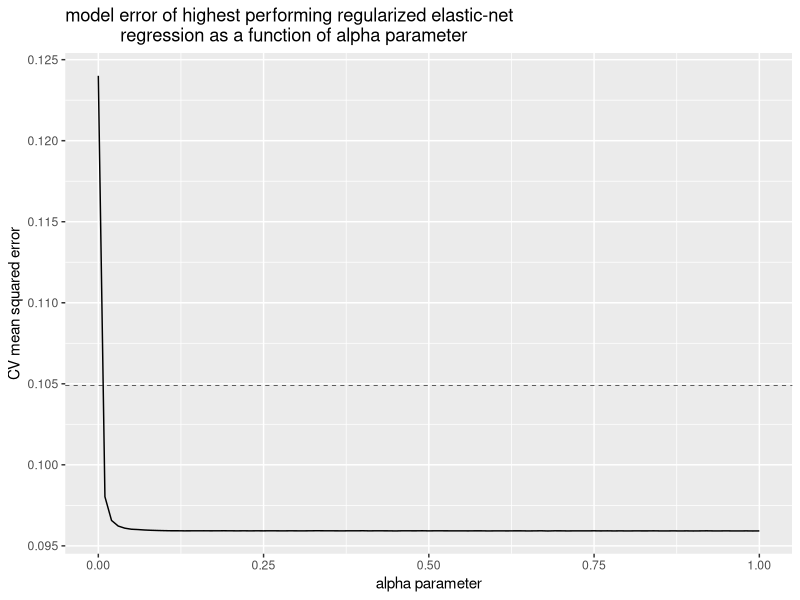

The R source for this figure:
## ---- chunk 1
#nice pca
library(ggplot2)
# Embedded feature selection (ridge, Lasso, Elastic-Net)
library(glmnet)
## ---- chunk 2
data <- read.csv('data/iris_processed.csv')
obs <- data[,-1]
## ---- chunk 3

# Code for a train/validation/test split and evaluation of two models

trainValTestLM <-function(seed = 42){
  set.seed(seed) # fix random seed for reproducible results
  # Generate random index
  idx = sample(c('train','validation','test'),nrow(obs),replace=TRUE,prob = c(0.6,0.2,0.2))
  # Sanity check
  #table(idx)

  # split X
  X.train = obs[which(idx == 'train'),]
  X.val = obs[which(idx == 'validation'),]
  X.test = obs[which(idx == 'test'),]

  # Fit model with only sepal width predictor
  fit1 <- lm(sepal_length ~ sepal_width, data = X.train)
  # Fit model with all predictors
  fit2 <- lm(sepal_length ~ ., data = X.train)

  
  # Evaluate both models on training (BAD)
  preds.train1 = predict(fit1,X.train)
  preds.train2 = predict(fit2,X.train)

  # Evaluate both models on validation
  preds1 = predict(fit1,X.val)
  preds2 = predict(fit2,X.val)
  
  # One performance measure is the Mean Square Error (MSE) between actual and predicted values:
  
  #### train ####
  # Model 1
  mse.train1 = mean((X.train[,1] - preds1)^2)
  # Model 2
  mse.train2 = mean((X.train[,1] - preds2)^2)
  
  #### validation ####
  # Model 1
  mse1 = mean((X.val[,1] - preds1)^2)
  # Model 2
  mse2 = mean((X.val[,1] - preds2)^2)

  
  #select best model
  if( mse1 < mse2 ){
    best.model = fit1
    best = 1
  }else{
    best.model = fit2
    best = 2
  }
  
  # Do test prediction
  preds.test = predict(best.model,X.test)
  # Get MSE for the test set
  mse.test = mean((X.test[,1] - preds.test)^2)
  #return informations 
  return(list('best.model' = best, 'model1' = fit1, 'model2' = fit2, 'train.perfs.1' = mse.train1, 'train.perfs.2' = mse.train2, 'val.perfs.1' = mse1, 'val.perfs.2' = mse2,'test.perfs' = mse.test))
  
}

#Call function for one random seed
results = trainValTestLM(seed = 42)
## ---- chunk 4
cat('Model 1 performance on Train set:',results$train.perfs.1,'\n')
cat('Model 1 performance on Validation set:',results$val.perfs.1,'\n')

cat('Model 2 performance on Train set:',results$train.perfs.2,'\n')
cat('Model 2 performance on Validation set:',results$val.perfs.2,'\n')


cat('Best model (', results$best.model,') performance on Test set:',results$test.perfs,'\n')

## ---- chunk 5
#Call function for a different seed
results = trainValTestLM(seed = 89)
## ---- chunk 6
cat('Model 1 performance on Train set:',results$train.perfs.1,'\n')
cat('Model 1 performance on Validation set:',results$val.perfs.1,'\n')

cat('Model 2 performance on Train set:',results$train.perfs.2,'\n')
cat('Model 2 performance on Validation set:',results$val.perfs.2,'\n')


cat('Best model (', results$best.model,') performance on Test set:',results$test.perfs,'\n')

## ---- chunk 7
# Code for a cross-validation evaluation
set.seed(42) # fix random seed for reproducible results
# Number of folds/rounds
nfolds = 10
# Generate random index
idx = sample(1:nfolds,nrow(obs),replace=TRUE)
# Sanity check
table(idx)

# Initiate vectors for storing predictions from 2 models
preds1 = rep(0,nrow(obs))
preds2 = rep(0,nrow(obs))

# Loop/Rotation over the different folds
for(fold in 1:nfolds){
  #get index of test fold
  test.idx = which(idx == fold)
  # split train/test
  X.test = obs[test.idx,]
  X.train = obs[-test.idx,]
  # Fit model with only sepal width predictor
  fit1 <- lm(sepal_length ~ sepal_width, data = X.train)
  # Fit model with all predictors
  fit2 <- lm(sepal_length ~ ., data = X.train)

  # Evaluate both models on validation
  preds1[test.idx] = predict(fit1,X.test)
  preds2[test.idx] = predict(fit2,X.test)
}

# In terms of Mean Square Error (MSE) ~ average of residuals
# Model 1
mean((obs[,1] - preds1)^2)
# Model 2
mean((obs[,1] - preds2)^2)

## ---- chunk 8
# Code for a cross-validation evaluation
set.seed(42) # fix random seed for reproducible results
# Number of folds/rounds
nfolds = 10
# Generate random index
idx = sample(1:nfolds,nrow(obs),replace=TRUE) 

#define alpha parameter
alphas <- seq(from = 0, to = 1, by = 0.01)

#define output
mses <- rep(0,length(alphas))

#loop over alpha values
for(i in 1:length(alphas)){
  # cv.glmnet function does the CV loop for the different folds
  cvfits <- cv.glmnet(x=as.matrix(obs[,-1]), y=obs[,1], alpha=alphas[i], nfolds=nfolds,foldid=idx) 
  # for a given alpha, lambda is optimized inside cv.glmnet
  preds.regul = predict(cvfits, newx = as.matrix(obs[,-1]), s = "lambda.min")
  mses[i] <- mean((obs[,1] - preds.regul)^2)
}
this <- data.frame(mse=mses, alpha=alphas)

plot1 <- ggplot(this, aes(x=alpha, y=mse)) +
  geom_line() +
  ylab("CV mean squared error") +
  xlab("alpha parameter") +
  ggtitle("model error of highest performing regularized elastic-net
           regression as a function of alpha parameter") + 
       #add kitchen sink
          geom_hline(aes(yintercept=mean((obs[,1] - preds2)^2)),
                       size=0.2,linetype = 2)
plot1

#get best model among alpha-range
best.alpha = alphas[which.min(mses)]
#retrain model with best_alpha
cvfits <- cv.glmnet(x=as.matrix(obs[,-1]), y=obs[,1], alpha=best.alpha, nfolds=nfolds,foldid=idx)

# print best parameters pair
cat('Best alpha:',best.alpha,' and best lambda:',cvfits$lambda.min,'\n')
## ---- chunk 9
#get preds for the best (alpha,lambda) pair
preds.regul = predict(cvfits, newx = as.matrix(obs[,-1]), s = "lambda.min")
# In terms of Mean Square Error (MSE)
# Linear Regression with all variables
mean((obs[,1] - preds2)^2)
# Regularized Model
mean((obs[,1] - preds.regul)^2)

# Check the best Elastic-Net model
coef(cvfits, s = "lambda.min")

# Standard Linear Regression model
coef(fit2)

